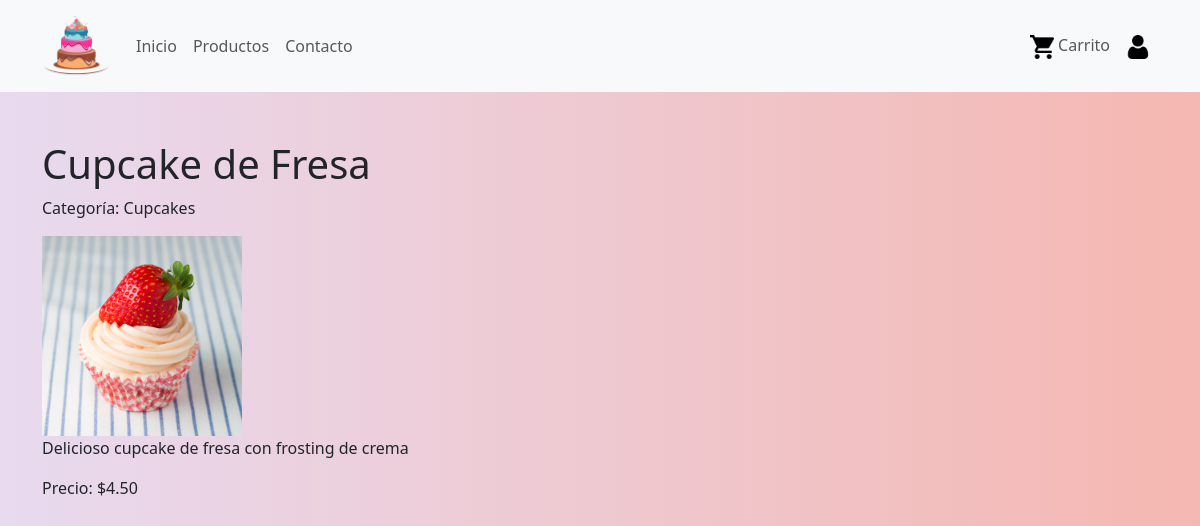
The app's page /producto.php?id=4 with its own data.
### tables this page shows
CREATE TABLE `productos` (
  `id` int(11) NOT NULL,
  `nombre` varchar(255) NOT NULL,
  `descripcion` text DEFAULT NULL,
  `precio` decimal(10,2) NOT NULL,
  `categoria` varchar(100) NOT NULL,
  `cantidad` int(11) NOT NULL,
  `imagen` varchar(255) DEFAULT NULL
);

### producto.php (the view, shortened to what this page needs)
<!DOCTYPE html>
<html lang="es">
<head>
    <link href="https://cdn.jsdelivr.net/npm/bootstrap@5.3.0-alpha3/dist/css/bootstrap.min.css" rel="stylesheet">
    <link rel="stylesheet" href="styles.css">
</head>
<body>
<?php include 'header.php'; ?>
    <div class="container my-5">
        <div class="row">
            <div class="col-lg-6">
                <?php
                include 'conexion.php';
                if (isset($_GET['id']) && is_numeric($_GET['id'])) {
                    $productId = $_GET['id'];
                    $sql = "SELECT * FROM productos WHERE id = $productId";
                    $result = $conn->query($sql);
                    if ($result->num_rows > 0) {
                        $row = $result->fetch_assoc();
                        $nombre = $row['nombre'];
                        $descripcion = $row['descripcion'];
                        $imagen = $row['imagen'];
                        $precio = $row['precio'];
                        $categoria = $row['categoria'];
                        echo '<h1>'.$nombre.'</h1>';
                        echo '<p>Categoría: '.$categoria.'</p>';
                        echo '<img src="'.$imagen.'" alt="'.$nombre.'" style="width: 200px;">';
                        echo '<p>'.$descripcion.'</p>';
                        echo '<p>Precio: $'.$precio.'</p>';
                    } else {
                        echo 'El producto no existe.';
                    }
                } else {
                    echo 'ID de producto inválido.';
                }
                ?>
            </div>
        </body>
    </html>

### styles.css (style rules this page uses)
body { background-image: linear-gradient(to right, #E8DAEF, #F5B7B1); }

### records on screen
productos: nombre "Cupcake de Fresa", categoria "Cupcakes", imagen (picture), descripcion "Delicioso cupcake de fresa con frosting de crema", precio "4.50"
